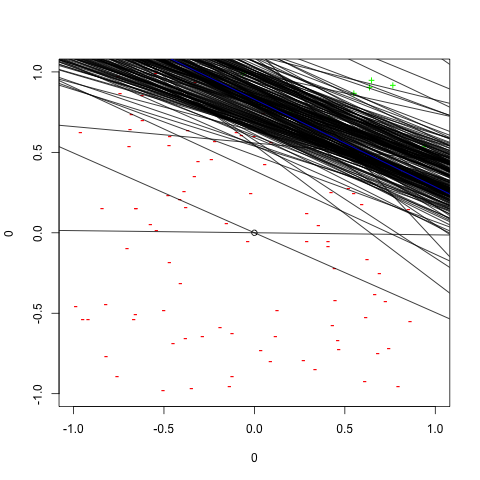

R code for this plot:

webdir = Sys.getenv('R_WEB_DIR')
filename = paste(webdir, '/init.png', sep="")
png(filename)
plot(0,0)
#todo make the points random
x1 = runif(1,-1,1)
x2 = runif(1,-1,1)
y1 = runif(1,-1,1)
y2 = runif(1,-1,1)
points(x1,y1)
points(x2,y2)
m = (y2 - y1) / (x2 - x1)
b = y2 - m * x2
abline(b,m, col="purple")
xSet = runif(100,-1,1)
ySet = runif(100,-1,1)
zSet = c(1:100)
for (i in 1:100) {
  if (ySet[i] > (m * xSet[i] + b)) {
    points(xSet[i], ySet[i],col="green", pch = "+")
    zSet[i] = 1
  } else {
    points(xSet[i], ySet[i], col="red",pch = "-")
    zSet[i] = -1
  }
}
#weight vector
pt = 0
i = 0
count = 0
j = 0
w = c(0,0,0)

#signclassify is working as intended.
#takes in weight vector and x vector with format [1,x, y] and outputs sign.
pla.signClassify <- function(w,x) {
  z = 0
  for (i in 1:3) {
    z = z + w[i] * x[i]
  }
  s = sign(z)
  return(s)
}
# PLA
l = 0
count = 0
pla.train = function(time){
while (j < time) {
  wrongPoints = 0
  count = count + 1
  for (i in 1:100) {
    pt = c(1,xSet[i], ySet[i])
    sign = pla.signClassify(w, pt)
    if (zSet[i] != sign) {
      w = w + zSet[i] * pt
      wrongPoints = wrongPoints + 1
      m0 = -w[2] / w[3]
      b0 = -w[1]/w[3]
      abline(b0, m0, col="black")
      break
    }
  }
    j = j + 1
  

# given weight vector [1,x,y] equation w[0] + x*w[2] + y*w[3] = 0 
if (wrongPoints == 0) {
  m0 = -w[2] / w[3]
  b0 = -w[1]/w[3]
  abline(b0, m0, col="blue")
  print(count)
  j = time
} 
}
}

pla.train(1000)
garbage = dev.off()
